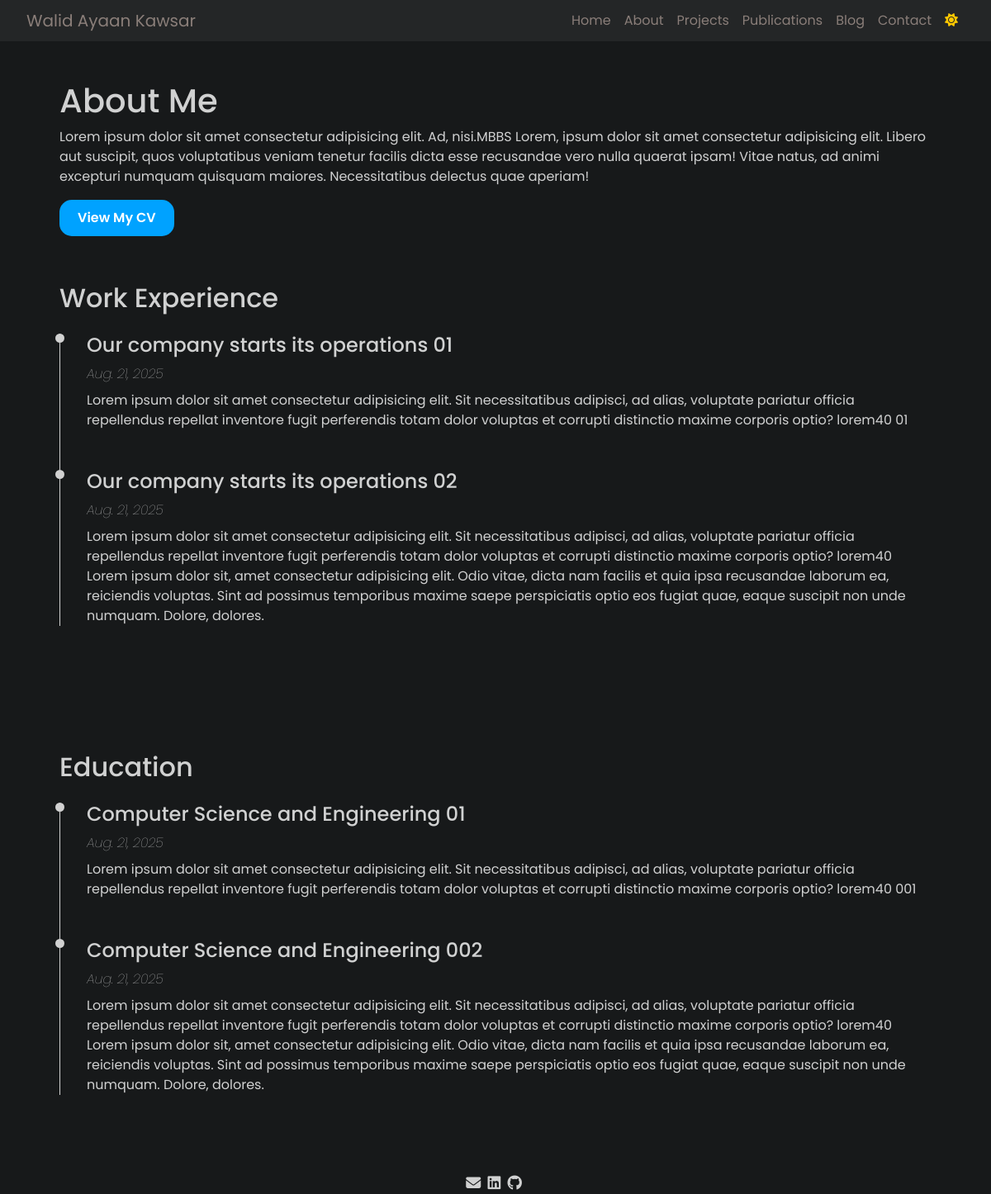
/pages/about.html, run on the app's committed database.
### main/models.py (models this page shows)
class Profile(models.Model):
    picture = models.ImageField(upload_to='profile/', blank=True, null=True)
    graduate = models.CharField(max_length=100, blank=True, null=True)
    cv = models.FileField(upload_to='cv/', blank=True, null=True)
    description = models.TextField(blank=True, null=True)

class skill(models.Model):
    work = models.CharField(max_length=100, blank=True, null=True)
    work_description = models.TextField(blank=True, null=True)
    work_date = models.DateField(blank=True, null=True)
    education = models.CharField(max_length=100, blank=True, null=True)
    education_description = models.TextField(blank=True, null=True)
    education_date = models.DateField(blank=True, null=True)

### main/views.py (the view)
# urls.py: path('pages/about.html', views.about, name='about'),
def about(request):
    about = Profile.objects.first()
    experience = skill.objects.all()
    return render(request, 'pages/about.html', {'about': about, 'experience': experience})
    return render(request, 'pages/blog.html')

### templates/pages/about.html (shortened to what this page needs)
{% load static %}
<!DOCTYPE html>
<html lang="en">
<head>
    <link href="https://cdn.jsdelivr.net/npm/bootstrap@5.3.2/dist/css/bootstrap.min.css" rel="stylesheet"
>
    <link rel="stylesheet" href="https://cdnjs.cloudflare.com/ajax/libs/font-awesome/6.4.2/css/all.min.css"
 />
    <link rel="stylesheet" href="{% static 'css/all.css' %}">
    <link rel="stylesheet" href="{% static 'css/about.css'%}">
</head>
<body id="body" class="dark-mode">
    <nav class="navbar navbar-expand-lg">
        <div class="">
            <a class="navbar-brand" href="../index.html">Walid Ayaan Kawsar</a>
        </div>
        <div class="collapse navbar-collapse" id="navbarNav">
            <ul class="navbar-nav ms-auto">
                <li class="nav-item">
                    <a class="nav-link" href="../index.html">Home</a>
                </li>
                <li class="nav-item">
                    <a class="nav-link" href="about.html">About</a>
                </li>
                <li class="nav-item">
                    <a class="nav-link" href="project.html">Projects</a>
                </li>
                <li class="nav-item">
                    <a class="nav-link" href="publications.html">Publications</a>
                </li>
                <li class="nav-item">
                    <a class="nav-link" href="blog.html">Blog</a>
                </li>
                <li class="nav-item">
                    <a class="nav-link" href="contact.html">Contact</a>
                </li>
                    <button class="nav-link" id="toggle-mode"><i class="fa-solid fa-sun"
                            style="color: #ffc800;"></i></button>
            </ul>
        </div>
    </nav>
    <section id="aboutTop">
        <h1>About Me</h1>
        <p>{{ about.description }}</p>
        <button id="CvBtn">
            <a target="_blank" href="{{ about.cv.url }}"> View My CV </a>
        </button>
    </section>
    <section class="py-5" id="work-experience-timeline">
        <h2 class="mt-2 pb-3">Work Experience</h2>
        <ul class="timeline">
            {% for experience in experience %}
            <li class="timeline-item mb-5">
                <h4 class="">{{ experience.work }}</h4>
                <p class="mb-2 fst-italic fw-lighter"> {{ experience.work_date }}</p>
                <p class="">{{ experience.work_description }}</p>
            </li>
            {% endfor %}
        </ul>
    </section>
    <section class="py-5" id="work-experience-timeline">
        <h2 class="mt-2 pb-3">Education</h2>
        <ul class="timeline">
            {% for education in experience %}
            <li class="timeline-item mb-5">
                <h4 class="">{{ education.education }}</h4>
                <p class="mb-2 fst-italic fw-lighter"> {{ education.education_date }}</p>
                <p class="">{{ education.education_description }}</p>
            </li>
            {% endfor %}
        </ul>
    </section>
    <footer>
        <a href="mailto: abc@example.com"><i class="fa-solid fa-envelope"></i></a>
        <a href=""><i class="fa-brands fa-linkedin"></i></a>
        <a href=""><i class="fa-brands fa-github"></i></a>
    </footer>
</body>
</html>

### static/css/all.css (style rules this page uses)
:root { --fontColor: rgba(255,255,255,0.8); --BGcolor: #17191a; --navBG: #242627; }
body.dark-mode { --fontColor: rgba(255,255,255,0.8); --BGcolor: #17191a; background-color: #17191a !important; color: rgba(255,255,255,0.8) !important; font-family: 'Poppins', sans-serif !important; }
nav { background-color: var(--BGcolor) !important; color: var(--fontColor) !important; padding: 0.3rem 2rem !important; }
.navbar { background-color: var(--navBG) !important; }
.navbar-brand, .nav-link { color: #8a7e79 !important; }
.nav-link { position: relative; text-decoration: none; }
.nav-link::before { content: ''; position: absolute; bottom: 0; left: 0; width: 0; height: 2px; background-color: #0088ff; transition: width 0.3s ease; }
section { padding: 0 4.5rem; }
footer { width: 100%; text-align: center; }
footer > a > i { color: var(--fontColor); font-size: large; margin-right: 4px; }

### static/css/about.css (style rules this page uses)
.timeline { border-left: 1px solid hsl(0, 0%, 82%); position: relative; list-style: none; }
.timeline .timeline-item { position: relative; }
.timeline .timeline-item:after { position: absolute; display: block; top: 0; }
.timeline .timeline-item:after { background-color: hsl(0, 0%, 82%); left: -38px; border-radius: 50%; height: 11px; width: 11px; content: ""; }
#aboutTop { margin-top: 3rem; }
#CvBtn>a { text-decoration: none; color: white; }
#CvBtn { background-color: rgb(0, 162, 255); border: 2px solid transparent; border-radius: 15px; padding: 8px 20px !important; font-weight: 600; cursor: pointer; transition: all 0.3s ease; }
#CvBtn > a { text-decoration: none; color: white; }

### data on the page
Profile: description "Lorem ipsum dolor sit amet consectetur adipisicing elit. Ad, nisi.MBBS Lorem, ipsum dolor sit amet consectetur adipisicing elit. Libero aut suscipit, quos voluptatibus veniam tenetur facilis dicta esse recusandae vero nulla quaerat ipsam! Vitae natus, ad animi excepturi numquam quisquam maiores. Necessitatibus delectus quae aperiam!"
skill: work "Our company starts its operations 01", work_date "Aug. 21, 2025", work_description "Lorem ipsum dolor sit amet consectetur adipisicing elit. Sit necessitatibus adipisci, ad alias, voluptate pariatur officia repellendus repellat inventore fugit perferendis totam dolor voluptas et corrupti distinctio maxime corporis optio? lorem40 01", education "Computer Science and Engineering 01", education_date "Aug. 21, 2025", education_description "Lorem ipsum dolor sit amet consectetur adipisicing elit. Sit necessitatibus adipisci, ad alias, voluptate pariatur officia repellendus repellat inventore fugit perferendis totam dolor voluptas et corrupti distinctio maxime corporis optio? lorem40 001"
skill: work "Our company starts its operations 02", work_date "Aug. 21, 2025", work_description "Lorem ipsum dolor sit amet consectetur adipisicing elit. Sit necessitatibus adipisci, ad alias, voluptate pariatur officia repellendus repellat inventore fugit perferendis totam dolor voluptas et corrupti distinctio maxime corporis optio? lorem40 Lorem ipsum dolor sit, amet consectetur adipisicing elit. Odio vitae, dicta nam facilis et quia ipsa recusandae laborum ea, reiciendis voluptas. Sint ad possimus temporibus maxime saepe perspiciatis optio eos fugiat quae, eaque suscipit non unde numquam. Dolore, dolores.", education "Computer Science and Engineering 002", education_date "Aug. 21, 2025", education_description "Lorem ipsum dolor sit amet consectetur adipisicing elit. Sit necessitatibus adipisci, ad alias, voluptate pariatur officia repellendus repellat inventore fugit perferendis totam dolor voluptas et corrupti distinctio maxime corporis optio? lorem40 Lorem ipsum dolor sit, amet consectetur adipisicing elit. Odio vitae, dicta nam facilis et quia ipsa recusandae laborum ea, reiciendis voluptas. Sint ad possimus temporibus maxime saepe perspiciatis optio eos fugiat quae, eaque suscipit non unde numquam. Dolore, dolores."
